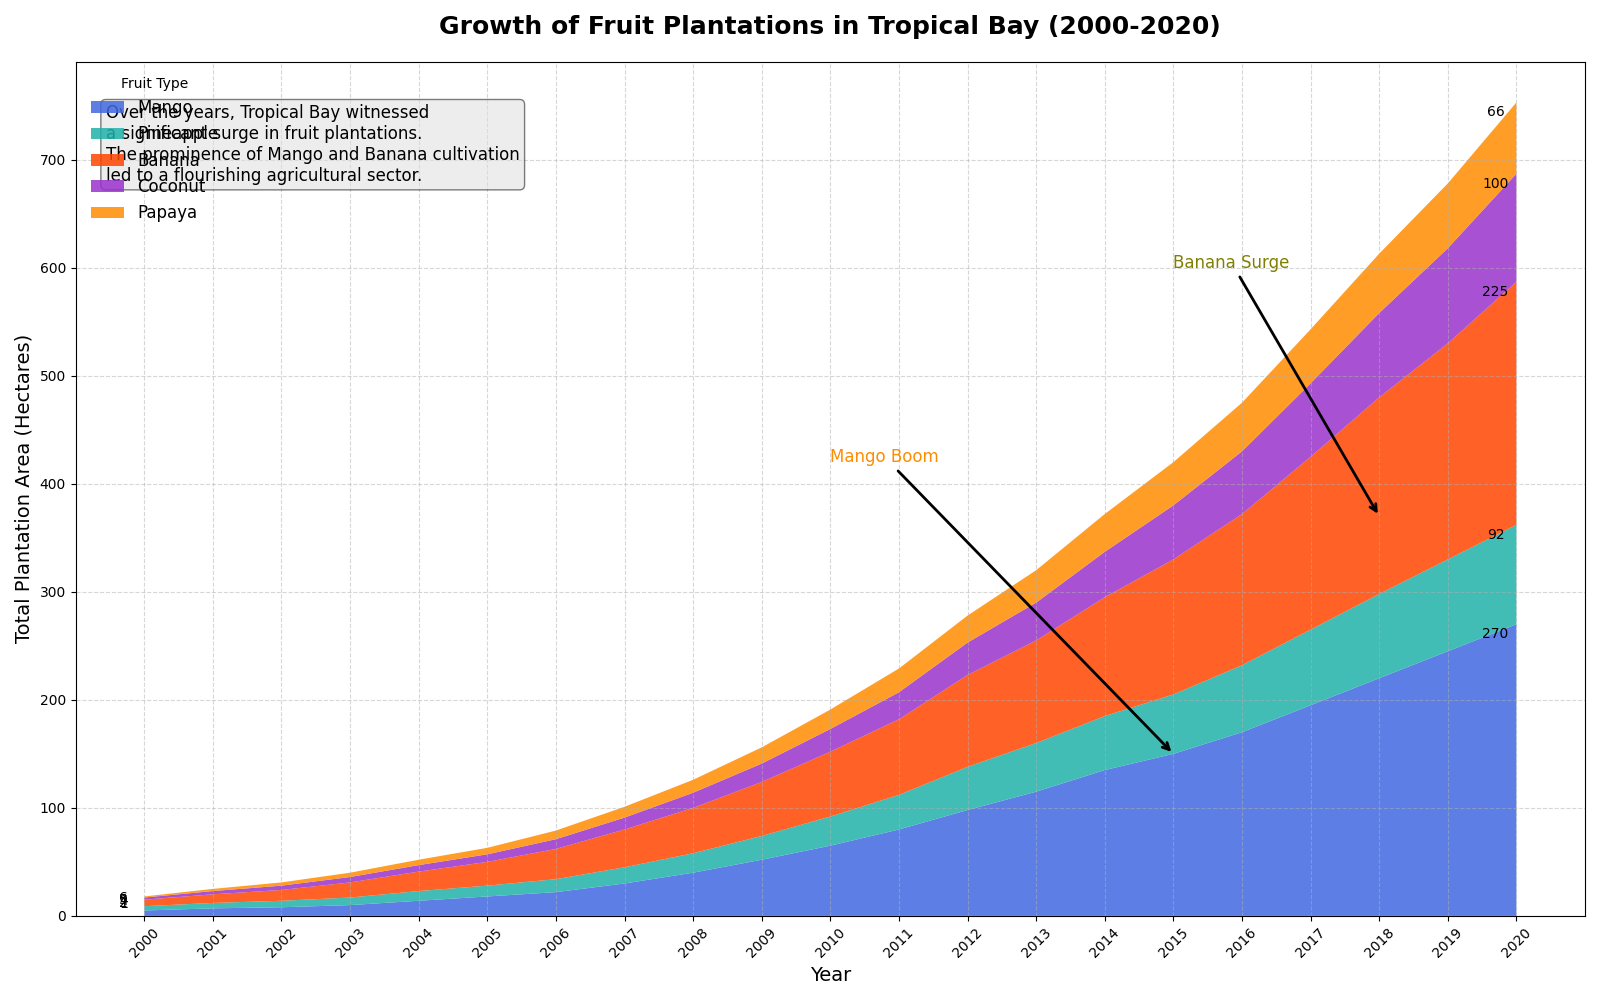

Reproduce this figure in Python.
import numpy as np
import matplotlib.pyplot as plt

years = np.arange(2000, 2021)

mango = np.array([5, 7, 8, 10, 14, 18, 22, 30, 40, 52, 65, 80, 98, 115, 135, 150, 170, 195, 220, 245, 270])
pineapple = np.array([4, 5, 6, 7, 9, 10, 12, 15, 18, 22, 27, 32, 40, 45, 50, 55, 62, 70, 78, 85, 92])
banana = np.array([6, 8, 10, 14, 18, 22, 28, 35, 42, 50, 60, 70, 85, 95, 110, 125, 140, 160, 182, 200, 225])
coconut = np.array([2, 3, 4, 5, 6, 7, 9, 11, 14, 17, 21, 25, 30, 35, 42, 50, 58, 68, 78, 88, 100])
papaya = np.array([1, 2, 3, 4, 5, 6, 8, 10, 12, 15, 18, 22, 25, 30, 35, 40, 45, 50, 55, 60, 66])

plantation_data = np.vstack([mango, pineapple, banana, coconut, papaya])

fig, ax = plt.subplots(figsize=(16, 10))

fruit_labels = ['Mango', 'Pineapple', 'Banana', 'Coconut', 'Papaya']
new_fruit_colors = ['#4169E1', '#20B2AA', '#FF4500', '#9932CC', '#FF8C00']

ax.stackplot(years, plantation_data, labels=fruit_labels, colors=new_fruit_colors, alpha=0.85)

ax.set_title("Growth of Fruit Plantations in Tropical Bay (2000-2020)", fontsize=18, fontweight='bold', pad=20)
ax.set_xlabel('Year', fontsize=14)
ax.set_ylabel('Total Plantation Area (Hectares)', fontsize=14)

ax.legend(loc='upper left', fontsize=12, title='Fruit Type', frameon=False)
ax.grid(linestyle='--', alpha=0.5)

ax.annotate('Mango Boom', xy=(2015, 150), xytext=(2010, 420),
            arrowprops=dict(facecolor='gold', arrowstyle='->', lw=2),
            fontsize=12, color='darkorange')

ax.annotate('Banana Surge', xy=(2018, 370), xytext=(2015, 600),
            arrowprops=dict(facecolor='yellowgreen', arrowstyle='->', lw=2),
            fontsize=12, color='olive')

props = dict(boxstyle='round', facecolor='#DDDDDD', alpha=0.5)
additional_info = (
    "Over the years, Tropical Bay witnessed\n"
    "a significant surge in fruit plantations.\n"
    "The prominence of Mango and Banana cultivation\n"
    "led to a flourishing agricultural sector."
)
ax.text(0.02, 0.95, additional_info, transform=ax.transAxes, fontsize=12,
        verticalalignment='top', bbox=props)

plt.xticks(years, rotation=45)
plt.yticks(np.arange(0, 701, 100))

for idx, fruit in enumerate(fruit_labels):
    ax.annotate(f'{plantation_data[idx, 0]}', (2000, plantation_data[idx, 0]), textcoords="offset points", xytext=(-15,5), ha='center')
    ax.annotate(f'{plantation_data[idx, -1]}', (2020, plantation_data[idx, -1] + np.sum(plantation_data[:idx, -1])), textcoords="offset points", xytext=(-15,-10), ha='center')

plt.tight_layout()
plt.show()
